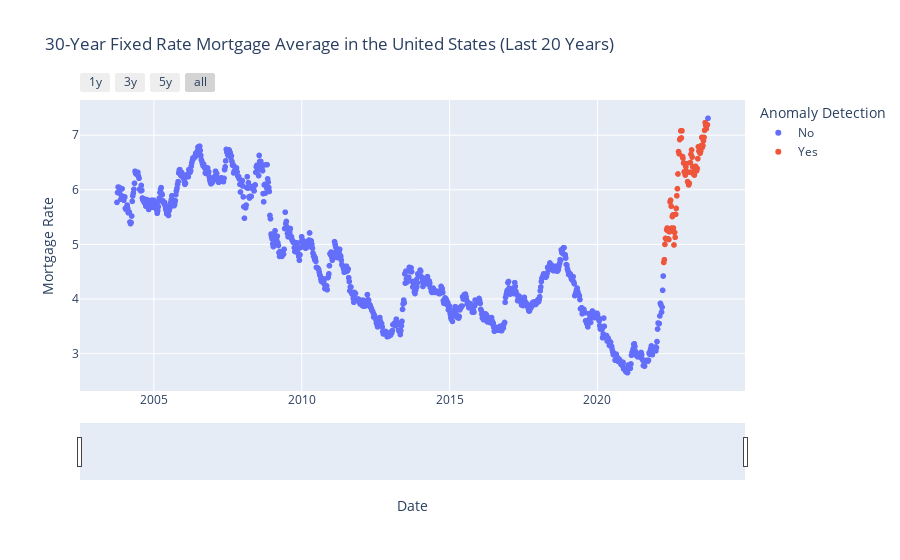

Notebook code cell kept with this figure:
### Code cell
# Plot result data while highlighting anomalies
fig = px.scatter(
    result.reset_index(), 
    x='ds', 
    y='y', 
    color='anomaly', 
    title='30-Year Fixed Rate Mortgage Average in the United States (Last 20 Years)',
    labels={
        "ds": "Date",
        "y": "Mortgage Rate",
        "anomaly": "Anomaly Detection"
    },
)

# Set up plot view-slider
fig.update_xaxes(
    rangeslider_visible = True,
    rangeselector = dict(
        buttons = list([
              dict(count=1, label='1y', step="year", stepmode="backward"),
              dict(count=2, label='3y', step="year", stepmode="backward"),
              dict(count=2, label='5y', step="year", stepmode="backward"),
              dict(step="all")
        ])
    )
)
fig.show()

### Figure 1 — Plotly figure (JSON) as saved in the notebook; plotly's stock layout.template omitted (floating-point values rounded to 4 significant figures; data arrays with more than 128 entries replaced by an {"elided": "..."} marker saying what was removed)
{"data": [{"hovertemplate": "Anomaly Detection=No<br>Date=%{x}<br>Mortgage Rate=%{y}<extra></extra>", "legendgroup": "No", "marker": {"color": "#636efa", "symbol": "circle"}, "mode": "markers", "name": "No", "showlegend": true, "type": "scattergl", "x": {"elided": "2136 str values"}, "xaxis": "x", "y": {"elided": "2136 float values"}, "yaxis": "y"}, {"hovertemplate": "Anomaly Detection=Yes<br>Date=%{x}<br>Mortgage Rate=%{y}<extra></extra>", "legendgroup": "Yes", "marker": {"color": "#EF553B", "symbol": "circle"}, "mode": "markers", "name": "Yes", "showlegend": true, "type": "scattergl", "x": ["2022-03-31T00:00:00", "2022-04-07T00:00:00", "2022-04-14T00:00:00", "2022-04-21T00:00:00", "2022-04-28T00:00:00", "2022-05-05T00:00:00", "2022-05-12T00:00:00", "2022-05-19T00:00:00", "2022-05-26T00:00:00", "2022-06-02T00:00:00", "2022-06-09T00:00:00", "2022-06-16T00:00:00", "2022-06-23T00:00:00", "2022-06-30T00:00:00", "2022-07-07T00:00:00", "2022-07-14T00:00:00", "2022-07-21T00:00:00", "2022-07-28T00:00:00", "2022-08-04T00:00:00", "2022-08-11T00:00:00", "2022-08-18T00:00:00", "2022-08-25T00:00:00", "2022-09-01T00:00:00", "2022-09-08T00:00:00", "2022-09-15T00:00:00", "2022-09-22T00:00:00", "2022-09-29T00:00:00", "2022-10-06T00:00:00", "2022-10-13T00:00:00", "2022-10-20T00:00:00", "2022-10-27T00:00:00", "2022-11-03T00:00:00", "2022-11-10T00:00:00", "2022-11-17T00:00:00", "2022-11-23T00:00:00", "2022-12-01T00:00:00", "2022-12-08T00:00:00", "2022-12-15T00:00:00", "2022-12-22T00:00:00", "2022-12-29T00:00:00", "2023-01-05T00:00:00", "2023-01-12T00:00:00", "2023-01-19T00:00:00", "2023-01-26T00:00:00", "2023-02-02T00:00:00", "2023-02-09T00:00:00", "2023-02-16T00:00:00", "2023-02-23T00:00:00", "2023-03-02T00:00:00", "2023-03-09T00:00:00", "2023-03-16T00:00:00", "2023-03-23T00:00:00", "2023-03-30T00:00:00", "2023-04-06T00:00:00", "2023-04-13T00:00:00", "2023-04-20T00:00:00", "2023-04-27T00:00:00", "2023-05-04T00:00:00", "2023-05-11T00:00:00", "2023-05-18T00:00:00", "2023-05-25T00:00:00", "2023-06-01T00:00:00", "2023-06-08T00:00:00", "2023-06-15T00:00:00", "2023-06-22T00:00:00", "2023-06-29T00:00:00", "2023-07-06T00:00:00", "2023-07-13T00:00:00", "2023-07-20T00:00:00", "2023-07-27T00:00:00", "2023-08-03T00:00:00", "2023-08-10T00:00:00", "2023-08-17T00:00:00", "2023-08-24T00:00:00", "2023-08-31T00:00:00", "2023-09-07T00:00:00", "2023-09-14T00:00:00", "2023-09-21T00:00:00"], "xaxis": "x", "y": [4.67, 4.72, 5, 5.11, 5.1, 5.27, 5.3, 5.25, 5.1, 5.09, 5.23, 5.78, 5.81, 5.7, 5.3, 5.51, 5.54, 5.3, 4.99, 5.22, 5.13, 5.55, 5.66, 5.89, 6.02, 6.29, 6.7, 6.66, 6.92, 6.94, 7.08, 6.95, 7.08, 6.61, 6.58, 6.49, 6.33, 6.31, 6.27, 6.42, 6.48, 6.33, 6.15, 6.13, 6.09, 6.12, 6.32, 6.5, 6.65, 6.73, 6.6, 6.42, 6.32, 6.28, 6.27, 6.39, 6.43, 6.39, 6.35, 6.39, 6.57, 6.79, 6.71, 6.69, 6.67, 6.71, 6.81, 6.96, 6.78, 6.81, 6.9, 6.96, 7.09, 7.23, 7.18, 7.12, 7.18, 7.19], "yaxis": "y"}], "layout": {"legend": {"title": {"text": "Anomaly Detection"}, "tracegroupgap": 0}, "title": {"text": "30-Year Fixed Rate Mortgage Average in the United States (Last 20 Years)"}, "xaxis": {"anchor": "y", "domain": [0, 1], "rangeselector": {"buttons": [{"count": 1, "label": "1y", "step": "year", "stepmode": "backward"}, {"count": 2, "label": "3y", "step": "year", "stepmode": "backward"}, {"count": 2, "label": "5y", "step": "year", "stepmode": "backward"}, {"step": "all"}]}, "rangeslider": {"visible": true}, "title": {"text": "Date"}}, "yaxis": {"anchor": "x", "domain": [0, 1], "title": {"text": "Mortgage Rate"}}}}
